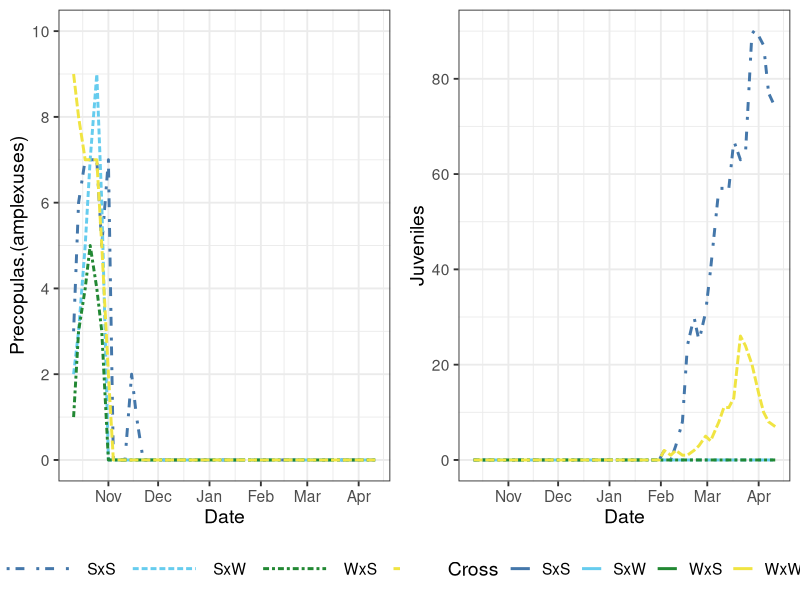
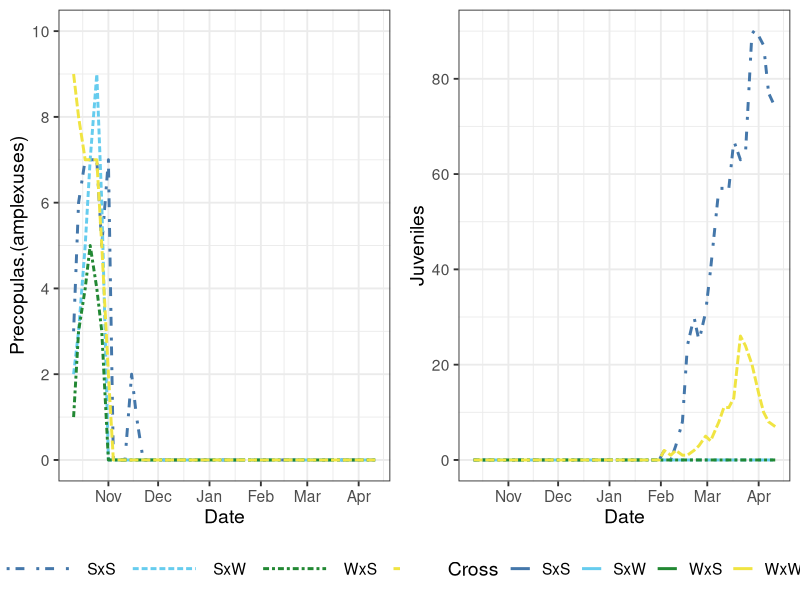

The R source for these figures, in order:
Sys.setlocale("LC_TIME", "C")
library(ggplot2)
library(openxlsx)
library(scales) ## for different linetypes
library(ggpubr) ## for ggarrange

## tune ggplot theme

## scale_color_manual(values=c(
## "#000000", "#E69F00", "#56B4E9", "#009E73",
## "#F0E442", "#0072B2", "#D55E00", "#CC79A7"))
## black    orange  sky_blue    green 
## yellow   blue    vermilion   reddish_purple

mytheme <- theme_bw() + theme(line = element_line(size = 2))

## read the data
expdat <- read.xlsx("data/TableS2_experiment.xlsx")
expdat$Date <- convertToDate(expdat$Date)

pampl <- 
ggplot(expdat, aes(x = Date, col = Cross)) + 
  geom_line(aes(y = `Precopulas.(amplexuses)`, linetype = Cross), size = 1) + 
  expand_limits(y=c(0, 10)) + 
  scale_color_manual(values = c("#4477AA", "#66CCEE", "#228833", "#F0E442")) +
  theme_bw(base_size = 14) + 
  scale_y_continuous(breaks = pretty_breaks()) +
  scale_x_date(date_breaks = "1 month", date_labels = "%b") + 
#  scale_linetype_manual(values = c("solid", "212151", "57", "solid")) + 
#  scale_linetype_manual(values = c("1234", "21", "31", "11")) + 
  scale_linetype_manual(values = c("1234", "21", "2111", "31")) + 
#  guides(linetype = "none") + 
  theme(legend.position = 'bottom', legend.key.width = unit(2, "cm"))

#ggsave("ampl.svg", width = 5, heigh = 3)

pjuv <- 
ggplot(expdat, aes(x = Date, col = Cross)) + 
  geom_line(aes(y = Juveniles, linetype = Cross), size = 1) +
#  geom_point(aes(y=Juveniles, shape = Cross, fill = Cross), alpha=0.5) + 
  expand_limits(y=c(0, 10)) + 
#  scale_color_manual(values = c("#F0E442", "#007656", "#56B4E9", "#0072B2")) +
#  scale_color_manual(values = c("#CCBB44", "#228833", "#66CCEE", "#4477AA")) +
#  scale_color_manual(values = c("#F0E442", "#009E73", "#56B4E9", "#0072B2")) +
  scale_color_manual(values = c("#4477AA", "#66CCEE", "#228833", "#F0E442")) +
#   scale_shape_manual(values = c(21, 24, 25, 22)) + 
  theme_bw(base_size = 14) + 
  scale_y_continuous(breaks = pretty_breaks()) +
#  scale_linetype_manual(values = c("solid", "solid", "55", "solid")) + 
#  scale_linetype_manual(values = c("solid", "212151", "57", "solid")) + 
#  scale_linetype_manual(values = c("1234", "21", "31", "11")) + 
  scale_linetype_manual(values = c("1234", "21", "2111", "31")) + 
  scale_x_date(date_breaks = "1 month", date_labels = "%b") + 
  guides(linetype = "none") + 
  theme(legend.position = 'bottom')
#ggsave("juv.svg", pjuv, width = 5, heigh = 3)


ggarrange(pampl, pjuv)
ggsave("ampl_and_juv.svg", width = 8, heigh = 4)

